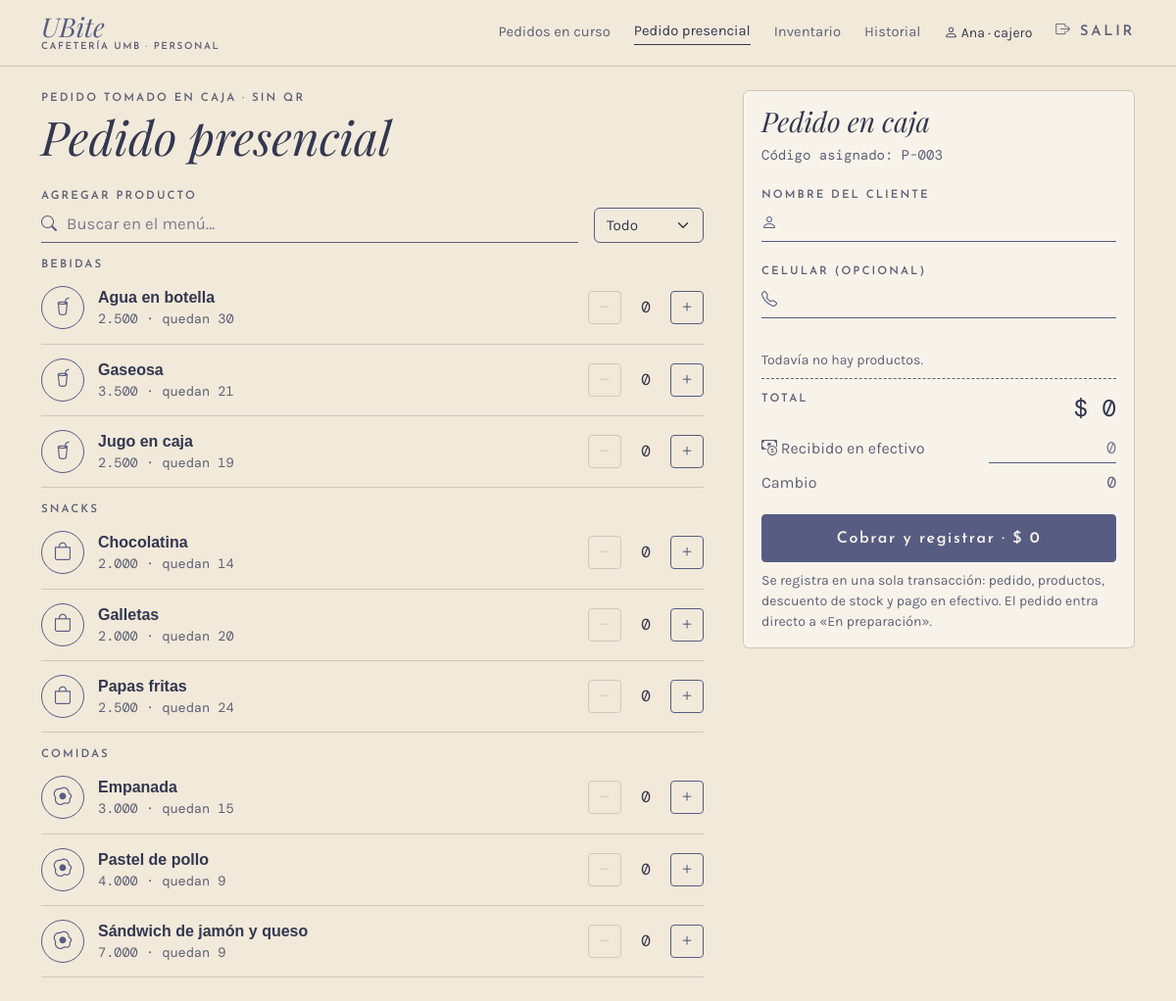
Before: /caja/presencial (signed in) with the older database file.
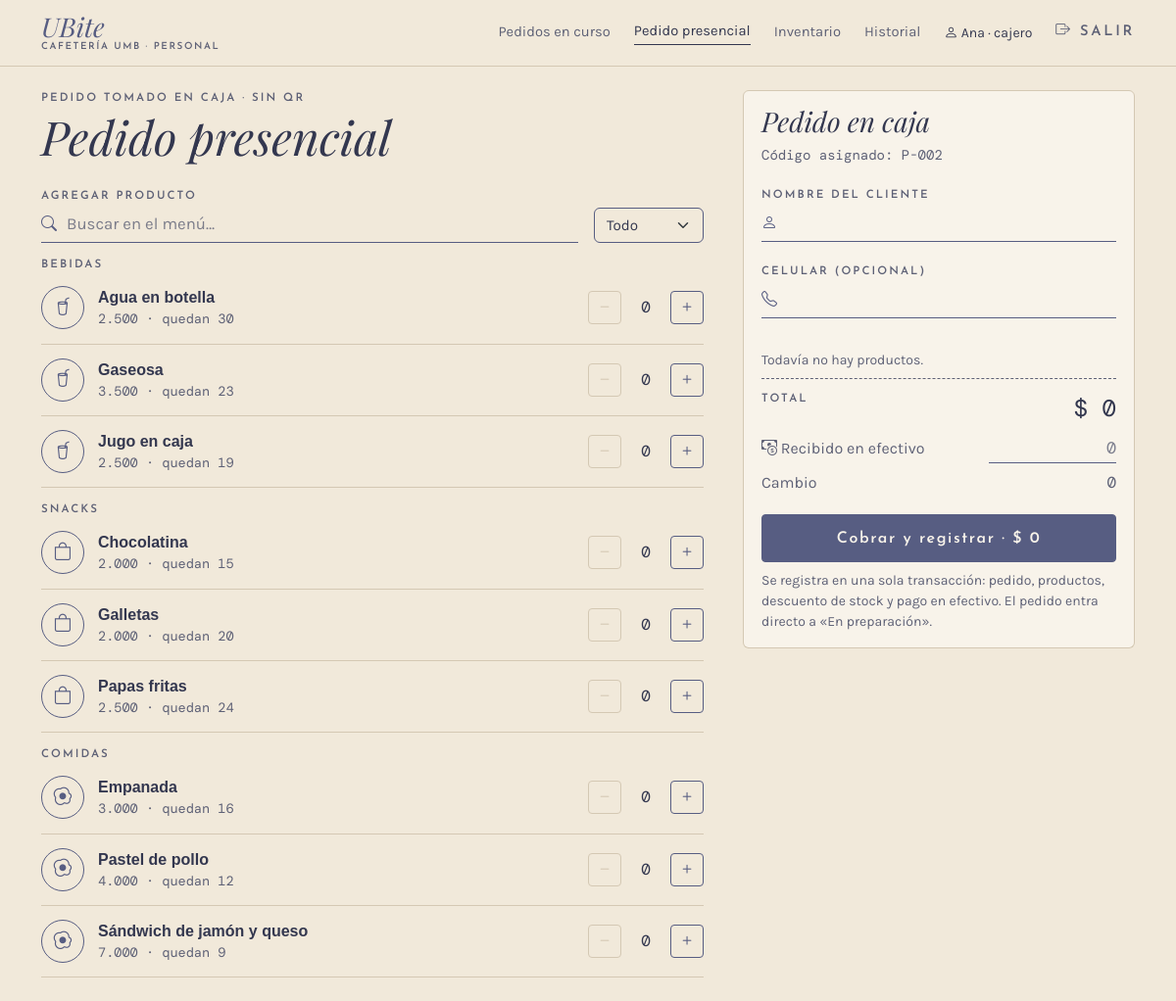
After: the same page with the newer database file.
### app/models.py (models this page shows, shortened)
class Producto(db.Model):
    __tablename__ = "producto"
    __table_args__ = (
        db.CheckConstraint("precio > 0", name="ck_producto_precio"),
        db.CheckConstraint("stock_actual >= 0", name="ck_producto_stock"),
        db.CheckConstraint("stock_minimo >= 0", name="ck_producto_minimo"),
    )
    id_producto = db.Column(db.Integer, primary_key=True, autoincrement=True)
    nombre = db.Column(db.Text, nullable=False)
    descripcion = db.Column(db.Text)
    precio = db.Column(db.Float, nullable=False)
    stock_actual = db.Column(db.Integer, nullable=False, default=0)
    stock_minimo = db.Column(db.Integer, nullable=False, default=0)
    activo = db.Column(db.Boolean, nullable=False, default=True)
    id_categoria = db.Column(db.Integer, db.ForeignKey("categoria.id_categoria"), nullable=False)
    categoria = db.relationship("Categoria", back_populates="productos")

class Categoria(db.Model):
    __tablename__ = "categoria"
    id_categoria = db.Column(db.Integer, primary_key=True, autoincrement=True)
    nombre = db.Column(db.Text, nullable=False, unique=True)
    productos = db.relationship("Producto", back_populates="categoria", lazy=True)

### app/routes/caja.py (the view, shortened to what this page needs)
@bp.route("/presencial", methods=["GET", "POST"])
@rol_requerido(*PERSONAL)
def presencial():
    menu = servicios.menu_por_categoria()
    codigo = servicios.siguiente_codigo("presencial")
    if request.method == "GET":
        return render_template("caja/presencial.html", menu=menu, form={}, codigo=codigo)

### app/__init__.py (called while the page is built)
def pesos(valor):
    return f"{valor:,.0f}".replace(",", ".")

@login_manager.user_loader
def cargar_usuario(id_usuario):
    from .models import Usuario
    return db.session.get(Usuario, int(id_usuario))

### app/database.py (called while the page is built)
@event.listens_for(Engine, "begin")
def _iniciar(conexion):
    conexion.exec_driver_sql("BEGIN IMMEDIATE" if _escritura.get() else "BEGIN")

### app/models.py (called while the page is built)
    @property
    def is_active(self):
        return bool(self.activo)

### app/routes/__init__.py (called while the page is built)
def rol_requerido(*roles):
    def decorador(vista):
        @wraps(vista)
        @login_required
        def envoltura(*args, **kwargs):
            if current_user.rol not in roles:
                abort(403)
            return vista(*args, **kwargs)
        return envoltura
    return decorador

def datos_menu():
    if not current_user.is_authenticated:
        return {}
    from flask import request
    admin = current_user.rol == "administrador"
    seccion = request.endpoint
    if seccion in ("inventario.entrada", "inventario.producto"):
        seccion = "inventario.lista"
    return {"es_admin": admin, "seccion": seccion,
            "menu_personal": MENU_ADMIN if admin else MENU_CAJERO,
            "menu_inferior": INFERIOR_ADMIN if admin else INFERIOR_CAJERO}

### app/templates/caja/presencial.html (shortened to what this page needs)
{% extends "caja/_base.html" %}
{% set titulo_barra = "Pedido presencial" %}
{% set iconos = {"Bebidas": "bi-cup-straw", "Snacks": "bi-bag", "Comidas": "bi-egg-fried"} %}
{% block panel %}
<form method="post" class="presencial" id="presencial">
  <div class="zona-titulo">
    <p class="etiqueta mb-1">Pedido tomado en caja · sin QR</p>
    <h1 class="titulo display-5 mb-0 d-none d-lg-block">Pedido presencial</h1>
  </div>
  <div class="zona-datos tarjeta">
    <h2 class="titulo fs-3 d-none d-lg-block">Pedido en caja</h2>
    <p class="mono small suave">Código asignado: {{ codigo }}</p>
    <label class="etiqueta" for="nombre">Nombre del cliente</label>
    <div class="campo-icono mb-3"><i class="bi bi-person"></i>
      <input class="form-control linea-campo" id="nombre" name="nombre" maxlength="60" value="{{ form.get('nombre', '') }}" required>
    </div>
    <label class="etiqueta" for="telefono">Celular (opcional)</label>
    <div class="campo-icono"><i class="bi bi-telephone"></i>
      <input class="form-control linea-campo" id="telefono" name="telefono" inputmode="numeric" maxlength="13" value="{{ form.get('telefono', '') }}">
    </div>
  </div>
  <div class="zona-productos">
    <label class="etiqueta" for="buscar">Agregar producto</label>
    <div class="d-flex gap-3 align-items-end mb-2">
      <div class="campo-icono flex-fill"><i class="bi bi-search"></i>
        <input class="form-control linea-campo" id="buscar" placeholder="Buscar en el menú…" autocomplete="off">
      </div>
      <select class="form-select selector-categoria" id="categoria" aria-label="Categoría">
        <option value="">Todo</option>
      </select>
    </div>
    {% for categoria, productos in menu.items() %}
    <section class="categoria" data-categoria="{{ categoria }}">
      <h2 class="etiqueta mt-3 mb-0">{{ categoria }}</h2>
      {% for p in productos %}
      <div class="fila-menu {% if p.stock_actual == 0 %}agotado{% endif %}" data-nombre="{{ p.nombre|lower }}">
        <span class="icono d-none d-sm-flex"><i class="bi {{ iconos.get(categoria, 'bi-basket') }}"></i></span>
        <div class="info">
          <div class="fw-bold">{{ p.nombre }}</div>
          <div class="detalle mono">{{ p.precio|pesos }} · {% if p.stock_actual %}quedan {{ p.stock_actual }}{% else %}agotado{% endif %}</div>
        </div>
        <div class="contador stepper" data-precio="{{ p.precio }}" data-nombre="{{ p.nombre }}">
          <button type="button" class="btn-mas menos" aria-label="Quitar {{ p.nombre }}"><i class="bi bi-dash"></i></button>
          <input class="cant-input mono" type="number" name="cant_{{ p.id_producto }}" min="0" max="{{ p.stock_actual }}"
                 value="{{ form.get('cant_' ~ p.id_producto, 0) }}" aria-label="Cantidad de {{ p.nombre }}">
          <button type="button" class="btn-mas mas" aria-label="Agregar {{ p.nombre }}"><i class="bi bi-plus"></i></button>
        </div>
      </div>
      {% endfor %}
    </section>
    {% endfor %}
  </div>
  <div class="zona-resumen tarjeta lineas-total">
    <div id="lineas"><p class="small suave mb-0">Todavía no hay productos.</p></div>
    <div class="fila total"><span class="etiqueta">Total</span><span class="mono fs-4">$ <span id="total">0</span></span></div>
    <div class="fila align-items-center">
      <label class="suave" for="recibido"><i class="bi bi-cash-coin"></i> Recibido en efectivo</label>
      <input class="form-control linea-campo mono text-end recibido" id="recibido" inputmode="numeric" placeholder="0">
    </div>
    <div class="fila suave"><span>Cambio</span><span class="mono" id="cambio">0</span></div>
    <button class="btn btn-ubite w-100 mt-3" type="submit" id="cobrar">Cobrar y registrar · $ <span id="total-boton">0</span></button>
    <p class="small suave mt-2 mb-0">Se registra en una sola transacción: pedido, productos, descuento de stock y pago en efectivo. El pedido entra directo a «En preparación».</p>
  </div>
</form>
{% endblock %}

Changed rows visible on the page:
changed Producto "Gaseosa": stock_actual "21" → "23"
changed Producto "Chocolatina": stock_actual "14" → "15"
changed Producto "Empanada": stock_actual "15" → "16"
changed Producto "Pastel de pollo": stock_actual "9" → "12"
Other visible differences:
{{ codigo }}: "P-003" → "P-002"
